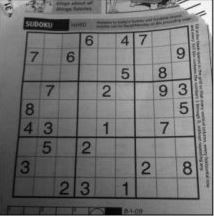
#> input picture OPENCV/Обработка изображения/Градиент и производная Собеля/Image.JPG, 214 x 216 px
$ python scriptOperationSobel.py   (older library calls are emulated)
#> lines starting #> are read from the running program, lines starting #| are printed output that depends on the picture; after the words box and inside, x2 and y2 are one past the last pixel; in counts of white or black regions, pixels touching at a corner belong together
import cv2

img=cv2.imread('Image.JPG',cv2.IMREAD_GRAYSCALE)
#> img is the input picture: shape (216, 214); min 0, max 255, mean 113.9


"""
Функция оператора Собеля используется для аппроксимациия(взятие производной) по определенной оси(в основном используется для крупных ядер)
cv2.Sobel(src,dst,depth,xorder,yorder,aperture_size=3)

src-исходное изображение
dst-полученное изображение
depth-глубина выходного изображения
xorder-степень производной по х
yorder-степень производной по у
aperture_size-нечетное число задает ширину и высоту квадратного фильтра
"""
sobelX=cv2.Sobel(img,cv2.CV_64F,1,0,ksize=5)
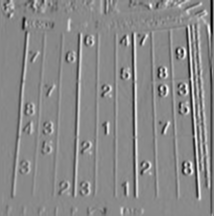
#> sobelX: shape (216, 214) float64; min -6179, max 5322, mean 13; drawn with min black and max white
sobelY=cv2.Sobel(img,cv2.CV_64F,0,1,ksize=5)
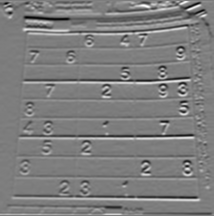
#> sobelY: shape (216, 214) float64; min -5650, max 5698, mean -34.4; drawn with min black and max white


cv2.imshow('Origin',img)
cv2.imshow('SobelX',sobelX)
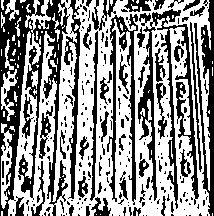
#> window 'SobelX': shape (216, 214); 57.3% white; 259 black regions (205 under 20 px), largest, box (x1, y1, x2, y2) and area: (0, 0, 70, 216) 5983, (138, 9, 199, 209) 3162, (194, 0, 214, 216) 1742
cv2.imshow('SobelY',sobelY)
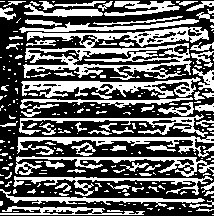
#> window 'SobelY': shape (216, 214); 40.4% white; 249 white regions (177 under 20 px), largest, box (x1, y1, x2, y2) and area: (23, 27, 209, 80) 3732, (21, 77, 201, 98) 1593, (17, 136, 214, 157) 1269


cv2.waitKey(0)
cv2.destroyAllWindows()
